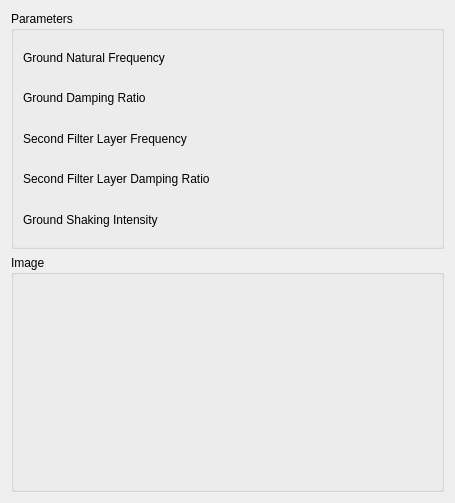
<?xml version="1.0" encoding="UTF-8"?>
<ui version="4.0">
 <class>SeismicLabGui::DlgCloughPenzienSpectrum</class>
 <widget class="QWidget" name="SeismicLabGui::DlgCloughPenzienSpectrum">
  <property name="geometry">
   <rect>
    <x>0</x>
    <y>0</y>
    <width>455</width>
    <height>503</height>
   </rect>
  </property>
  <property name="windowTitle">
   <string>Feature Parameters</string>
  </property>
  <property name="sizeGripEnabled" stdset="0">
   <bool>true</bool>
  </property>
  <layout class="QGridLayout" name="gridLayout">
   <item row="1" column="0">
    <widget class="QGroupBox" name="GroupBox5_5">
     <property name="title">
      <string>Image</string>
     </property>
     <layout class="QGridLayout" name="_6">
      <property name="leftMargin">
       <number>9</number>
      </property>
      <property name="topMargin">
       <number>9</number>
      </property>
      <property name="rightMargin">
       <number>9</number>
      </property>
      <property name="bottomMargin">
       <number>9</number>
      </property>
      <property name="spacing">
       <number>6</number>
      </property>
      <item row="1" column="0">
       <layout class="QHBoxLayout" name="horizontalLayout_9" stretch="0">
        <item>
         <widget class="QLabel" name="label_Image">
          <property name="text">
           <string/>
          </property>
         </widget>
        </item>
       </layout>
      </item>
     </layout>
    </widget>
   </item>
   <item row="0" column="0">
    <widget class="QGroupBox" name="GroupBox5_3">
     <property name="title">
      <string>Parameters</string>
     </property>
     <layout class="QGridLayout" name="_3">
      <property name="leftMargin">
       <number>9</number>
      </property>
      <property name="topMargin">
       <number>9</number>
      </property>
      <property name="rightMargin">
       <number>9</number>
      </property>
      <property name="bottomMargin">
       <number>9</number>
      </property>
      <property name="spacing">
       <number>6</number>
      </property>
      <item row="3" column="0">
       <layout class="QHBoxLayout" name="horizontalLayout_5" stretch="0,0">
        <item>
         <widget class="QLabel" name="label_5">
          <property name="text">
           <string>Second Filter Layer Frequency</string>
          </property>
         </widget>
        </item>
        <item>
         <widget class="Gui::QuantitySpinBox" name="doubleSpinBox_SecondFilterLayerFrequency" native="true">
          <property name="keyboardTracking" stdset="0">
           <bool>false</bool>
          </property>
         </widget>
        </item>
       </layout>
      </item>
      <item row="2" column="0">
       <layout class="QHBoxLayout" name="horizontalLayout_4" stretch="0,0">
        <item>
         <widget class="QLabel" name="label_4">
          <property name="text">
           <string>Ground Damping Ratio</string>
          </property>
         </widget>
        </item>
        <item>
         <widget class="Gui::QuantitySpinBox" name="doubleSpinBox_GroundDampingRatio" native="true">
          <property name="keyboardTracking" stdset="0">
           <bool>false</bool>
          </property>
         </widget>
        </item>
       </layout>
      </item>
      <item row="1" column="0">
       <layout class="QHBoxLayout" name="horizontalLayout" stretch="0,0">
        <item>
         <widget class="QLabel" name="label">
          <property name="text">
           <string>Ground Natural Frequency</string>
          </property>
         </widget>
        </item>
        <item>
         <widget class="Gui::QuantitySpinBox" name="doubleSpinBox_GroundNaturalFrequency" native="true">
          <property name="keyboardTracking" stdset="0">
           <bool>false</bool>
          </property>
         </widget>
        </item>
       </layout>
      </item>
      <item row="4" column="0">
       <layout class="QHBoxLayout" name="horizontalLayout_6" stretch="0,0">
        <item>
         <widget class="QLabel" name="label_6">
          <property name="text">
           <string>Second Filter Layer Damping Ratio</string>
          </property>
         </widget>
        </item>
        <item>
         <widget class="Gui::QuantitySpinBox" name="doubleSpinBox_SecondFilterLayerDampingRatio" native="true">
          <property name="keyboardTracking" stdset="0">
           <bool>false</bool>
          </property>
         </widget>
        </item>
       </layout>
      </item>
      <item row="5" column="0">
       <layout class="QHBoxLayout" name="horizontalLayout_7" stretch="0,0">
        <item>
         <widget class="QLabel" name="label_7">
          <property name="text">
           <string>Ground Shaking Intensity</string>
          </property>
         </widget>
        </item>
        <item>
         <widget class="Gui::QuantitySpinBox" name="doubleSpinBox_GroundShakingIntensity" native="true">
          <property name="keyboardTracking" stdset="0">
           <bool>false</bool>
          </property>
         </widget>
        </item>
       </layout>
      </item>
     </layout>
    </widget>
   </item>
  </layout>
 </widget>
 <customwidgets>
  <customwidget>
   <class>Gui::QuantitySpinBox</class>
   <extends>QWidget</extends>
   <header>Gui/QuantitySpinBox.h</header>
  </customwidget>
 </customwidgets>
 <resources/>
 <connections/>
</ui>
